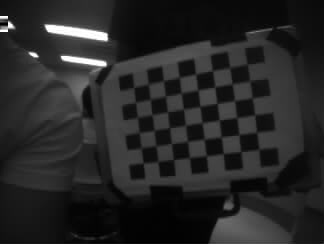
#> input picture Autonomous Drone Delivery System/camCalibration/img.jpeg, 324 x 244 px, given in place of the camera
$ python rise.py
#> lines starting #> are read from the running program, lines starting #| are printed output that depends on the picture; after the words box and inside, x2 and y2 are one past the last pixel; in counts of white or black regions, pixels touching at a corner belong together
# import the opencv library
import cv2
import numpy as np
import matplotlib.pyplot as plt
import datetime


#now try to get the depth of each point.

# define a video capture object
vid = cv2.VideoCapture(1)

#import face cascade and eye cascade (classifier using visual cues)
face_cascade = cv2.CascadeClassifier('haarcascade_frontalface_default.xml')
eye_cascade = cv2.CascadeClassifier('haarcascade_eye.xml')

#counter for the filenames when taking screenshot
numSnaps = 1


def canny_edge_detection(frame):
    #convert to grayscale for edge detect
    gray = cv2.cvtColor(frame, cv2.COLOR_BGR2GRAY)

    #apply gaussian blur to reduce noice n smoothe dges
    blurred = cv2.GaussianBlur(src=gray, ksize=(3,5), sigmaX=0.5)

    #perform canny edge detection
    oldEdge = cv2.Canny(blurred, 70, 135)
    #had to rotate
    rotatedEdge = cv2.rotate(oldEdge, cv2.ROTATE_90_COUNTERCLOCKWISE)
    #have to flip
    edges = cv2.flip(rotatedEdge, 0)

    return blurred, edges


while(vid.isOpened()):

    # Capture the video frame
    # by frame
    ret, frame = vid.read()
#> frame is the input picture: shape (244, 324, 3); min 0, max 255, mean 38.1
    #ret: boolean, return true if frame is available
    #frame: img array vector, stores values of respective pxls of vid

    #dimensions of the frame
    frameH, frameW = frame.shape[:2]
#> frameH = 244; frameW = 324

    #create new window to display the plots without the video frames
    whiteImg = np.ones((frameH, frameW, 3), dtype = np.uint8)
    whiteImg = 255*whiteImg


    if not ret:
        print("Image not captured")
        break

    """FOR EDGE DETECTION"""

    blurred, edges = canny_edge_detection(frame)
#> in canny_edge_detection, `oldEdge = cv2.Canny(blurred, 70, 135)`:
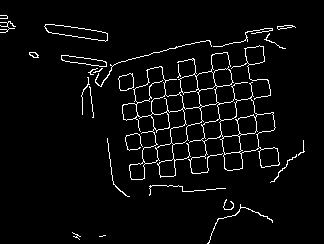
#> oldEdge: shape (244, 324); 4.1% white in thin lines or dots, all inside (x1, y1, x2, y2) = (0, 15, 305, 244)
#> in canny_edge_detection, `rotatedEdge = cv2.rotate(oldEdge, cv2.ROTATE_90_COUNTERCLOCKWISE)`: rotatedEdge: shape (324, 244); 4.1% white in thin lines or dots, all inside (x1, y1, x2, y2) = (15, 19, 244, 324)
#> in canny_edge_detection, `edges = cv2.flip(rotatedEdge, 0)`:
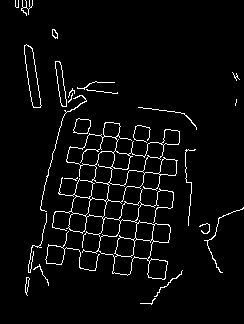
#> edges: shape (324, 244); 4.1% white in thin lines or dots, all inside (x1, y1, x2, y2) = (15, 0, 244, 305)

    #use numpy to grab coordinates having value > 0 (meaning an adge value)
    indices = np.where(edges != [0])
#> indices = 3203 positions, rows 0 to 304, columns 15 to 243
    #zip and list func to get a list of tuples containing said points
    edgeCoordinates = list(zip(indices[0], indices[1]))
#> edgeCoordinates = 3203 pairs, first value 0 to 304, second value 15 to 243


    #now print the circles to map the points
    for edge in edgeCoordinates[::40]:
        #print(edge)
        cv2.circle(frame, tuple(edge), 6, (0, 255, 1), 1)
#> this loop made 81 passes
#> edge on passes 1 to 12: (0, 15), (6, 29), (31, 55), (51, 24), (65, 26), (74, 36), (80, 63), (84, 28), (89, 38), (92, 39), (95, 72), (99, 66)
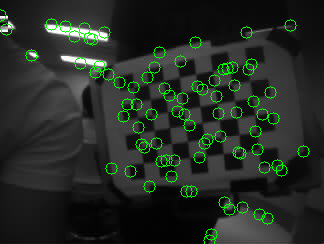
#> frame: shape (244, 324, 3); 3.19% of pixels changed, all inside (x1, y1, x2, y2) = (0, 9, 310, 244)

    #for plotted edges window
    for edge in edgeCoordinates[::50]: #100 is best
        cv2.circle(whiteImg, tuple(edge), 8, (0, 255, 1), -1)
#> this loop made 65 passes
#> edge on passes 1 to 12: (0, 15), (7, 31), (38, 57), (62, 59), (74, 36), (82, 57), (87, 58), (91, 74), (95, 72), (100, 70), (106, 65), (110, 163)
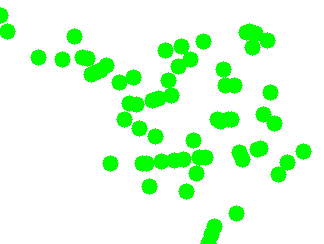
#> whiteImg: shape (244, 324, 3); mean of channels 0, 1, 2 220.8, 255, 221; drawn as B, G, R

    """FOR COUNTOUR DETECTION(Finding number of obj in frame)"""
    CGray = cv2.cvtColor(frame, cv2.COLOR_BGR2GRAY)
    CBlur = cv2.GaussianBlur(CGray, (11,11), 0)
    CCanny = cv2.Canny(CBlur, 30, 150, 3)
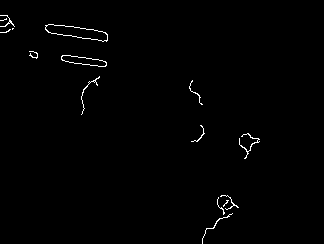
#> CCanny: shape (244, 324); 0.85% white in thin lines or dots, all inside (x1, y1, x2, y2) = (0, 15, 260, 244)
    CDilated = cv2.dilate(CCanny, (1,1), iterations=0)

    (cnt, hierarchy) = cv2.findContours(CDilated.copy(), cv2.RETR_EXTERNAL, cv2.CHAIN_APPROX_NONE)
#> cnt = 15 contours, 13 with area under 20; largest, box (x1, y1, x2, y2) and area: (45, 24, 108, 42) 552, (61, 55, 107, 67) 274
    #print text to the frame
    cv2.putText(frame, "# of objects detected: " + str(len(cnt)), (10, frameH - 20), cv2.FONT_HERSHEY_SIMPLEX, 1.5, (0,0,255), 2, cv2.LINE_AA)
#> frame: shape (244, 324, 3); 4.28% of pixels changed, all inside (x1, y1, x2, y2) = (12, 190, 306, 238)

    #print out number of objects
    print(len(cnt))
#| 15

    """FOR COLOR DETECTION"""

    into_hsv = cv2.cvtColor(frame, cv2.COLOR_BGR2HSV)
#> into_hsv: shape (244, 324, 3); mean H, S, V 1.9, 17.8, 51.2
    #changing color format from BGR to HSV, used to create the mask
    L_limit = np.array([98,50,50]) #setting blue lower limit [98,50,50]
    U_limit = np.array([139,255,255]) #setting blue upper limit [139,255,255]

    b_mask = cv2.inRange(into_hsv, L_limit, U_limit)
#> b_mask: shape (244, 324); every value is 0
    #creating the mask
    #pixels falling in the range will turn white and the rest black.
    blue = cv2.bitwise_and(frame, frame, mask=b_mask)
#> blue: shape (244, 324, 3); every value is 0
    #give color to the mask


    """FOR FACE DETECTION"""

    #convert to greyscale
    gray = cv2.cvtColor(frame, cv2.COLOR_BGR2GRAY)
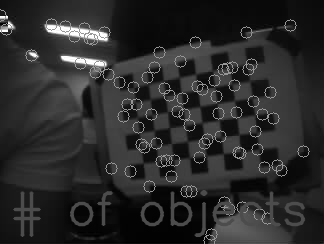
#> gray: shape (244, 324); min 0, max 255, mean 42.6

    #detect faces of different sizes in the input img
    faces = face_cascade.detectMultiScale(gray, 1.3, 5)
#> faces = ()

    #date and time text and output
    datet = str(datetime.datetime.now())
    cv2.putText(frame, datet, (10, 50), cv2.FONT_HERSHEY_SIMPLEX, 1, (255,0,0), 2, cv2.LINE_AA)
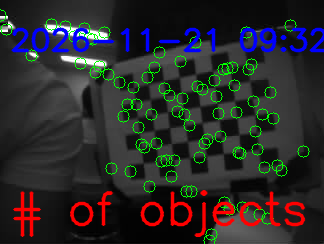
#> frame: shape (244, 324, 3); mean B, G, R 41.5, 42.2, 42.1


    for (x,y,w,h) in faces:
        #draw rectangle around the face
        image = cv2.rectangle(frame, (x,y), (x+w, y+h), (255, 255, 0), 2)
        roi_gray = gray[y:y+h, x:x+w]
        roi_color = frame[y:y+h, x:x+w]

        #blur the face
        image[y:y+h, x:x+w] = cv2.medianBlur(image[y:y+h, x:x+w], 35)


        #detect eyes of different sizes in the input img
        eyes = eye_cascade.detectMultiScale(roi_gray)

        #draw rectangle in the eyes
        for (ex, ey, ew, eh) in eyes:
            cv2.putText(frame, "Eyes", (ex, ey - 20), cv2.FONT_HERSHEY_SIMPLEX, 1, (0,255,0), 2)
            cv2.rectangle(roi_color, (ex, ey), (ex+ew, ey+eh), (0,127,255), 2)
            print(eyes)
        #output text label into the face rectangle
        cv2.putText(frame, "Him", (x, y - 20), cv2.FONT_HERSHEY_SIMPLEX, 1, (0,0,255), 2)
#> this loop made 0 passes


    #print(frame)


    #display the ploted edges window
    cv2.imshow("plot", whiteImg)

    #display the masked image
    #cv2.imshow('BLUE DETECTOR', blue)

    # Display the resulting frame
    cv2.imshow('frame', frame)


    #holder for key press
    keyPress = cv2.waitKey(1) & 0xFF
#> (key q is pressed here)

    #take snapshot of frame
    #better yet display a separatewindow of the frame
    if keyPress  == ord('s'):
        cv2.imwrite(f"snapshot{numSnaps}.jpg", frame)
        numSnaps += 1

    #take snapshot of the plotted edges in white background
    if keyPress == ord('p'):
        cv2.imwrite(f"plottedSnap{numSnaps}.jpg", whiteImg)
        numSnaps += 1


    # the 'q' button is set as the
    # quitting button you may use any
    # desired button of your choice
    if keyPress == ord('q'):
        break


# After the loop release the cap object
vid.release()
# Destroy all the windows
cv2.destroyAllWindows()
